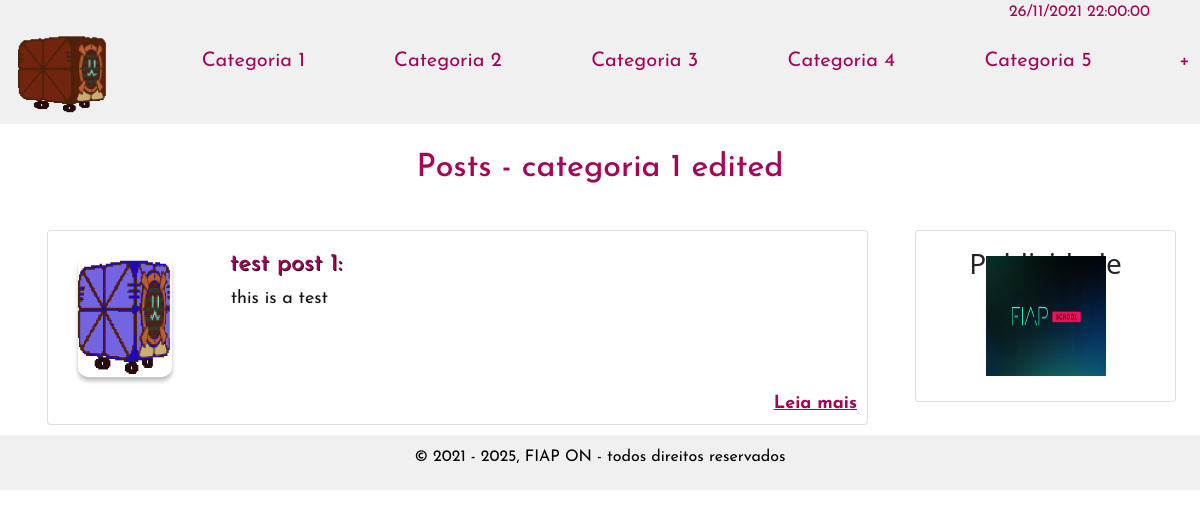
/app/post/ListPost.php?categoriaId=1, run on the app's committed database.
### tables this page shows
CREATE TABLE `categoria` (
  `categoria_id` int(10) UNSIGNED NOT NULL,
  `name` varchar(100) NOT NULL,
  `description` text DEFAULT NULL,
  `create_date` datetime NOT NULL DEFAULT current_timestamp(),
  `modify_date` datetime DEFAULT NULL ON UPDATE current_timestamp()
);

CREATE TABLE `post` (
  `post_id` int(10) UNSIGNED NOT NULL,
  `title` varchar(250) NOT NULL,
  `description` longtext DEFAULT NULL,
  `create_date` datetime NOT NULL DEFAULT current_timestamp(),
  `modify_date` datetime DEFAULT NULL ON UPDATE current_timestamp(),
  `categoria_id` int(10) UNSIGNED NOT NULL,
  `image_path` text DEFAULT NULL
);

### app/post/ListPost.php (the view, shortened to what this page needs)
<?php
require_once __DIR__ . '/../../db/conn.inc.php';
if (isset($_GET['id'])) {
    $id = $_GET['id'];
    $sql = 'select categoria.categoria_id,post.post_id,post.title,post.description
            from categoria,post
            where categoria.categoria_id=post.categoria_id
            order by post.post_id desc  limit 10;';
} else {
    $sql = 'select categoria_id,name,description,create_date,modify_date from categoria order by categoria_id asc limit 10;';
}
$stmt = $conn->prepare($sql);
$stmt->execute();
$results = $stmt->fetchAll(PDO::FETCH_ASSOC);
?>
<html>
<head>
    <link href="https://cdn.jsdelivr.net/npm/bootstrap@5.0.2/dist/css/bootstrap.min.css" rel="stylesheet">
    <link rel="stylesheet" href="lib/fontawesome-free/css/all.min.css">
    <link rel="stylesheet" href="./public/css/footer.css">
    <link rel="stylesheet" href="https://code.ionicframework.com/ionicons/2.0.1/css/ionicons.min.css">
    <link rel="stylesheet" href="../../public/css/header.css">
    <link rel="stylesheet" href="../../public/css/footer.css">
    <link rel="stylesheet" href="../../public/css/main.css">
</head>
<div class="date">
    <?php
    $localDate = date('d/m/Y  H:i:s', time());
    echo $localDate;
    ?>
</div>
<div class="row">
    <header class="header">
        <nav>
            <ul class="nav">
                <li class="nav-item col-1">
                    <a href="../index.php"> <img src="../../public/images/dollybot.png" width="90" height="80" alt="Home" title="Home" class="logo"></a>
                </li>
                <?php
                if (sizeOf($results) <= 5) {
                    foreach ($results as $row) {
                        echo '<li class="nav-item col-2 mt-2">';
                        echo '<a href="ListPost.php?posts=' . $row['name'] . '"> ' . $row['name'] . '</a>';
                        echo '</li>';
                    }
                } else {
                    for ($i = 0; $i <= 4; $i++) {
                        $row = $results[$i];
                        echo '<li class="nav-item col-2 mt-2">';
                        echo '<a  href="ListPost.php?categoriaId=' . $row['categoria_id'] . '">Categoria ' . $row['categoria_id'] . '</a>';
                        echo '</li>';
                    }
                    echo '<li class="nav-item col-1 mt-2 outro">';
                    echo '<a   href="../categoria/ListCategoria.php" title="Mais Posts"> + </a>';
                    echo '</li>';
                }
                ?>
            </ul>
        </nav>
    </header>
</div>
<body>
    <?php
    if (!empty($_GET["categoriaId"])) {
        $categoria_id = $_GET['categoriaId'];
        $sql = 'select post.*, categoria.categoria_id,categoria.name from post,categoria WHERE post.categoria_id=:categoria_id AND categoria.categoria_id = post.categoria_id ORDER BY post.create_date DESC limit 10;';
        $stmt = $conn->prepare($sql);
        $stmt->bindParam(':categoria_id', $categoria_id, PDO::PARAM_INT);
    } else {
        $sql = 'select post.*,categoria.name from post,categoria WHERE post.categoria_id=categoria.categoria_id ORDER BY post.create_date DESC limit 10;';
        $stmt = $conn->prepare($sql);
    }
    $stmt->execute();
    $posts = $stmt->fetchAll(PDO::FETCH_ASSOC);
    ?>
    <h2><?php echo (isset($categoria_id) && sizeOf($posts) > 0) ? 'Posts - ' . $posts[0]['name'] : 'Posts  '; ?> </h2>
    <div class="container">
        <div class="row">
            <div class="col-md-9">
                <?php
                foreach ($posts as $post) {
                ?>
                    <div class="card">
                        <div class="col-md-10">
                            <div class="row">
                                <div class="col-md-2">
                                    <?php
                                    if (!isset($post['image_path'])) {
                                        echo '<img src="../../storage/add.png" id="imgPost-' . $post['post_id'] . '" alt="image-' . $post['post_id'] . '"  class="profile" style="width: 180px;height: 170px; ">';
                                    } else {
                                        echo '<img src="../../storage/uploads/' . $post['image_path'] . '" id="imgPost-' . $post['post_id']  . '" class="profile">';
                                    }
                                    ?>
                                </div>
                                <div class="container col-md-8  post_item">
                                    <div class="form-group post_item">
                                        <label for="title"> <?php echo $post['title'] ?>:</label>
                                        <p><?php echo $post['description'] ?></p>
                                    </div>
                                </div>
                            </div>
                        </div>
                        <div class="col-md-12 post-link">
                            <?php echo '<p><a href="ViewPost.php?id=' . $post['post_id'] . '">Leia mais </a> </p>'; ?>
                        </div>
                    </div>
                <?php } ?>
            </div>
            <div class="col-md-3">
                <div class="card publicidade">
                    <h3>Publicidade</h3>
                    <a href="https://www.fiap.com.br/online/graduacao/bacharelado/sistemas-de-informacao/"> <img class="image" src="../../storage/fiapSchool.png" id="imgPublicidade" alt=" image Publicidade" title="pulicidade"> </a>
                </div>
            </div>
        </div>
    </div>
</body>
<footer class="estilo_footer">
    <p>© 2021 - 2025, FIAP ON - todos direitos reservados</p>
</footer>
</html>

### public/css/footer.css (style rules this page uses)
.estilo_footer { background: rgba(196, 196, 196, 0.25); width: 100%; color: black; padding: 5px; position: relative; bottom: 0; left: 0; padding-top: 10px; text-align: center; box-sizing: border-box; font-family: Josefin Sans; font-style: normal; font-weight: normal; font-size: 16px; line-height: 24px; clear: both; }

### public/css/header.css (style rules this page uses)
nav ul { margin: 10px !important; }
nav ul li a { text-decoration: none; color: #a60356; font-family: "Josefin Sans", sans-serif; font-size: 20px; }
.logo { position: relative; }
.outro a { font-size: 3rem important!; }
.date { background-color: rgba(196, 196, 196, 0.25); align-items: flex-end; text-align: right; padding-left: 20px; padding-right: 50px; display: list !important; color: #a60356; font-size: 16px; display: block; font-family: "Josefin Sans", sans-serif; }

### public/css/main.css (style rules this page uses)
.header { display: block; font-family: "Josefin Sans", sans-serif; background-color: rgba(196, 196, 196, 0.25); width: 100%; color: #a60356; font-size: 24px; text-align: right; }
h2 { display: block; font-family: "Josefin Sans", sans-serif; color: #a60356; padding-top: 25px; padding-bottom: 25px; text-align: center; }
a { font-family: "Josefin Sans", sans-serif; color: #a60356; }
label { color: #a60356 !important; }
div .post_item label { padding: 5px; text-align: center !important; font-size: 24px !important; line-height: 24px !important; text-shadow: 1px 1px #111111 !important; font-family: "Josefin Sans", sans-serif !important; color: #a60356 !important; }
.post_item p { padding: 5px; font-size: 18px !important; line-height: 24px !important; text-shadow: 1px 1px #111111 !important; font-family: "Josefin Sans", sans-serif !important; color: hsla(330, 5%, 30%, 0.062) !important; }
.post-link p { padding: 5px; font-size: 18px !important; line-height: 24px !important; font-family: "Josefin Sans", sans-serif !important; color: #a60356 !important; text-decoration: underline; font-weight: bold; text-align: right; margin-bottom: 0px; padding-bottom: 0px; padding-right: 10px; }
.card { float: none; background: white; padding-top: 1rem; padding-bottom: 0.5rem; position: relative; display: flex; flex-direction: column; min-width: 0; word-wrap: break-word; background-color: #fff; background-clip: border-box; border: 1 px solid rgba(0, 0, 0, .125) !important; border-radius: 0.25 rem !important; margin: 10px 5px !important; }
.profile { margin: 10px 5px 10px 30px; border-radius: 10px; box-shadow: 0px 4px 4px rgba(0, 0, 0, 0.25); max-width: 100%; max-height: 100%; width: 120px; height: 120px; }
.publicidade { width: 100%; height: 80%; top: 0px; left: 5%; z-index: 99; align-items: center; }

### data on the page
categoria: categoria_id "1"
categoria: categoria_id "2"
categoria: categoria_id "3"
categoria: categoria_id "4"
categoria: categoria_id "5"
post: categoria.name "categoria 1 edited", image_path (picture), title "test post 1"
